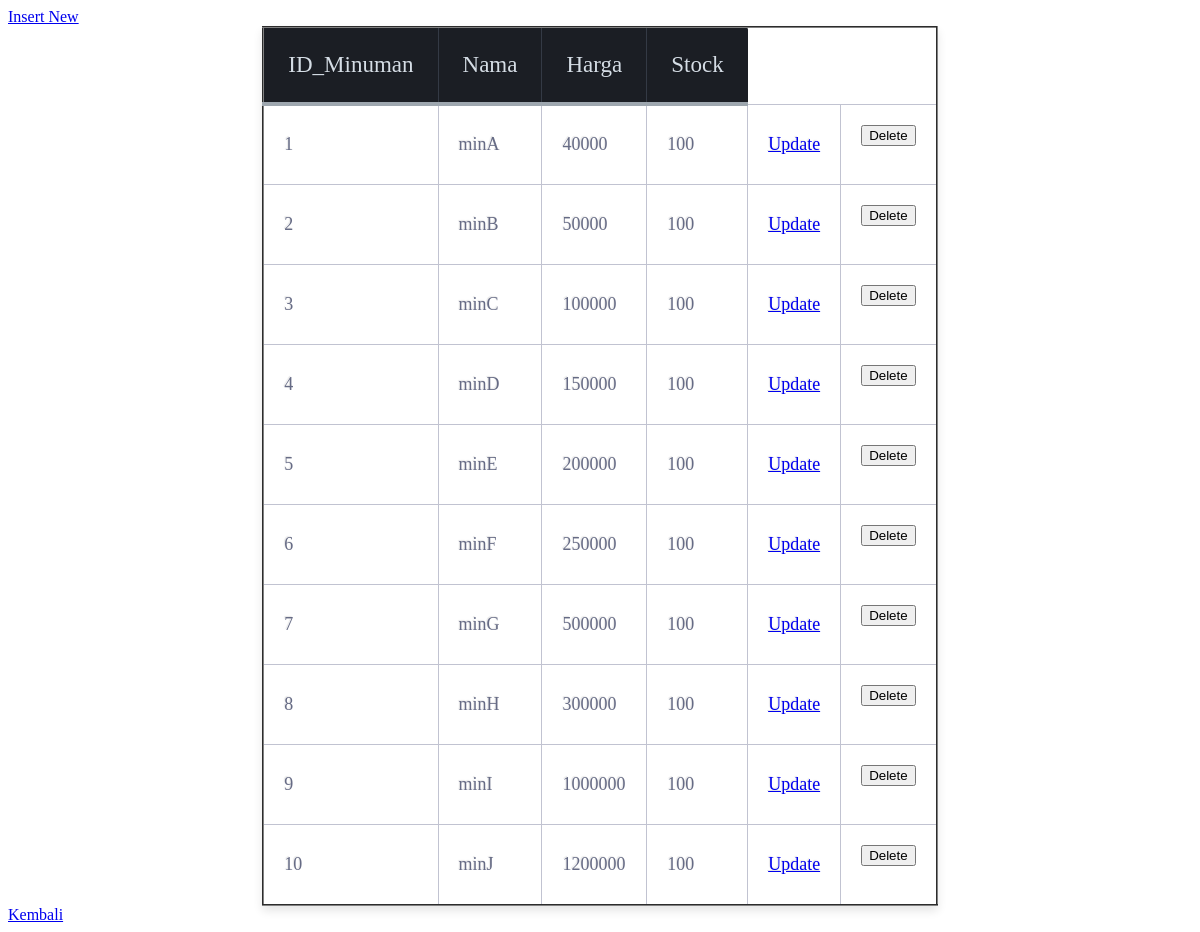
Screenshot of /stock_minuman.php (signed in) with the database file from the repository.
### tables this page shows
CREATE TABLE `minuman` (
  `IdMinuman` int(11) NOT NULL,
  `Nama` varchar(255) DEFAULT NULL,
  `harga` int(11) DEFAULT NULL,
  `stock` int(11) DEFAULT NULL
);

### query.php (called while the page is built, shortened)
<?php
 include "conn.php" ;
 function get($type,$sql){
	global $conn;
	$i=0;
	$result=array();
		if($type== "minuman"){
		$arrayres=mysqli_query($conn,$sql);
		while($row = mysqli_fetch_assoc($arrayres)){
		$result[$i]["IdMinuman"]=$row ["IdMinuman"];
		$result[$i]["Nama"]=$row ["Nama"];
		$result[$i]["harga"]=$row ["harga"];
		$result[$i]["stock"]=$row ["stock"];
		$i++;
		}
	}
	return $result;
 }
 ?>

### stock_minuman.php (the view, shortened to what this page needs)
<?php
include "query.php";
$mnm=get("minuman","SELECT * from minuman");
?>
<html>
<head>
<link rel="stylesheet" href="stock-style.css">
</head>
<body>
<a href="data_minuman_insert.php?id=">Insert New</a>
<table class="table-fill" border='2'>
<tr>
<th>ID_Minuman</th>
<th>Nama</th>
<th>Harga</th>
<th>Stock</th>
</tr>
<?php
for($i=0;$i<sizeof($mnm);$i++){
echo "<tr><td>";
$id=$mnm[$i]["IdMinuman"];
echo $mnm[$i]["IdMinuman"]."</td><td>";
echo $mnm[$i]["Nama"]."</td><td>";
echo $mnm[$i]["harga"]."</td><td>";
echo $mnm[$i]["stock"]."</td><td>";
echo "<a href=\"data_minuman_insert.php?id=$id\">Update</a></td><td>";
echo " <form action='' method='post'><input type='submit' name='delete' value='Delete'></td>";
echo "</tr>";
}
echo "</table>";
?>
<a href="adminhome.php">Kembali</a>
</body>
</html>

### stock-style.css (style rules this page uses)
.table-fill { background: white; border-radius:3px; border-collapse: collapse; height: 320px; margin: auto; max-width: 600px; padding:5px; width: 100%; box-shadow: 0 5px 10px rgba(0, 0, 0, 0.1); animation: float 5s infinite; }
th { color:#D5DDE5;; background:#1b1e24; border-bottom:4px solid #9ea7af; border-right: 1px solid #343a45; font-size:23px; font-weight: 100; padding:24px; text-align:left; text-shadow: 0 1px 1px rgba(0, 0, 0, 0.1); vertical-align:middle; }
th:first-child { border-top-left-radius:3px; }
th:last-child { border-top-right-radius:3px; border-right:none; }
tr { border-top: 1px solid #C1C3D1; border-bottom-: 1px solid #C1C3D1; color:#666B85; font-size:16px; font-weight:normal; text-shadow: 0 1px 1px rgba(256, 256, 256, 0.1); }
tr:first-child { border-top:none; }
td { background:#FFFFFF; padding:20px; text-align:left; vertical-align:middle; font-weight:300; font-size:18px; text-shadow: -1px -1px 1px rgba(0, 0, 0, 0.1); border-right: 1px solid #C1C3D1; }
td:last-child { border-right: 0px; }

### rows the page displays
minuman: IdMinuman "1", Nama "minA", harga "40000", stock "100"
minuman: IdMinuman "2", Nama "minB", harga "50000", stock "100"
minuman: IdMinuman "3", Nama "minC", harga "100000", stock "100"
minuman: IdMinuman "4", Nama "minD", harga "150000", stock "100"
minuman: IdMinuman "5", Nama "minE", harga "200000", stock "100"
minuman: IdMinuman "6", Nama "minF", harga "250000", stock "100"
minuman: IdMinuman "7", Nama "minG", harga "500000", stock "100"
minuman: IdMinuman "8", Nama "minH", harga "300000", stock "100"
minuman: IdMinuman "9", Nama "minI", harga "1000000", stock "100"
minuman: IdMinuman "10", Nama "minJ", harga "1200000", stock "100"
